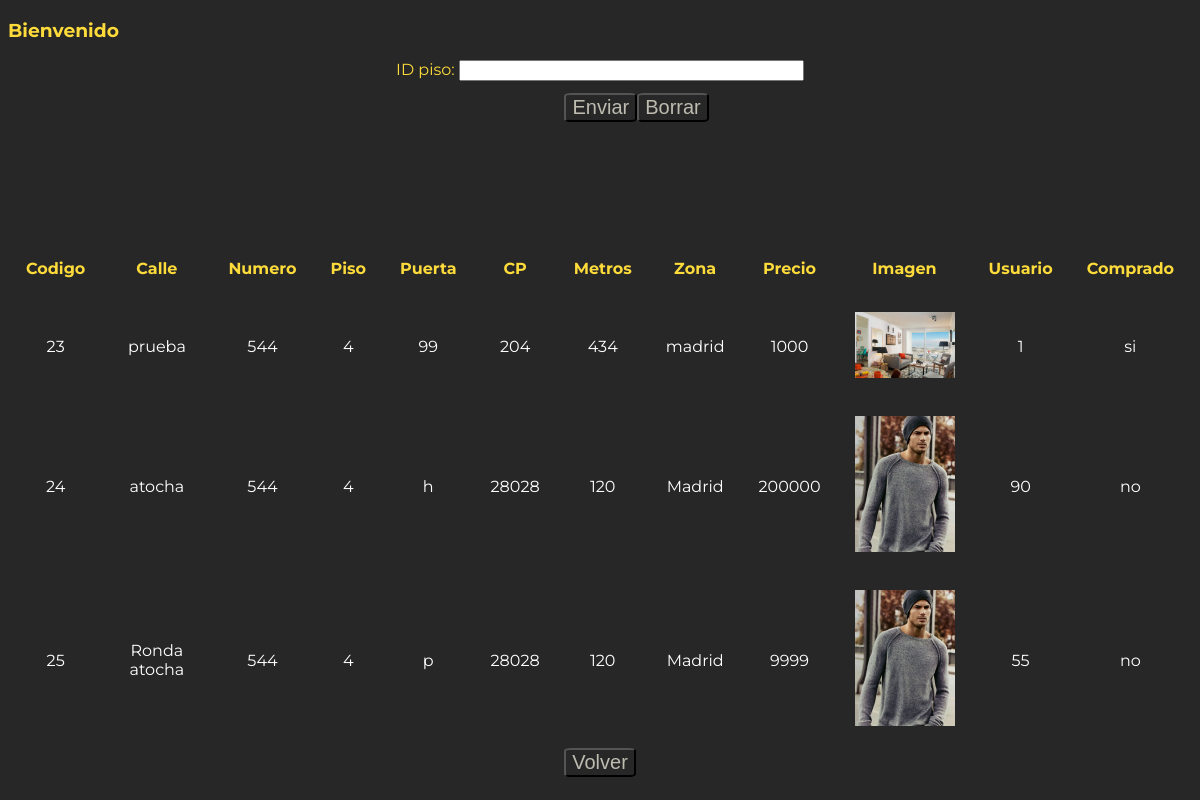
/modificar_piso.php, run on the app's committed database.
### tables this page shows
CREATE TABLE `pisos` (
  `Codigo_piso` int(11) NOT NULL AUTO_INCREMENT,
  `calle` varchar(40) NOT NULL,
  `numero` int(11) NOT NULL,
  `piso` int(11) NOT NULL,
  `puerta` varchar(5) NOT NULL,
  `cp` int(11) NOT NULL,
  `metros` int(11) NOT NULL,
  `zona` varchar(15) DEFAULT NULL,
  `precio` float NOT NULL,
  `imagen` varchar(100) NOT NULL,
  `usuario_id` int(11) DEFAULT NULL,
  `comprado` enum('si','no') DEFAULT NULL,
  PRIMARY KEY (`Codigo_piso`)
);

### modificar_piso.php (the view, shortened to what this page needs)
<?php
$user= $_SESSION["user"];
include "datos.php";
$conexion= mysqli_connect($dbhost,$dbuser,$dbpass,$dbname) or die ("Error al conectar a la BBDD");
$query="select * from pisos";
$consulta=mysqli_query($conexion,$query) or die ('Error en la consulta'.mysqli_error($conexion));
$nfilas=mysqli_num_rows($consulta);
?>
<!DOCTYPE html>
<html lang="en" >
<head>
  </head>
<body>
<h3><?php echo "Bienvenido ". $user?></h3>
    <table>
    <tr>
    <th>Codigo</th>
    <th>Calle</th>
    <th>Numero</th>
    <th>Piso</th>
    <th>Puerta</th>
    <th>CP</th>
    <th>Metros</th>
    <th>Zona</th>
    <th>Precio</th>
    <th>Imagen</th>
    <th>Usuario</th>
    <th>Comprado</th>
    </tr>
    <form action="modificar_piso2.php" method="get">
  <p>ID piso: <input type="text" name="id_piso" size="40"></p>
    <input type="submit" value="Enviar" class="boton_enviar"><input type="reset" value="Borrar" class="boton_borrar">
    </form>
</body>
</html>
<?php
if($nfilas>0){
  for ($i=0; $i <$nfilas; $i++) {
    $resultado = mysqli_fetch_array($consulta);
    print ('<tr>');
    echo '<td>'.$resultado['Codigo_piso'].'</td>';
    echo '<td>'.$resultado['calle'].'</td>';
    echo '<td>'.$resultado['numero'].'</td>';
    echo '<td>'.$resultado['piso'].'</td>';
    echo '<td>'.$resultado['puerta'].'</td>';
    echo '<td>'.$resultado['cp'].'</td>';
    echo '<td>'.$resultado['metros'].'</td>';
    echo '<td>'.$resultado['zona'].'</td>';
    echo '<td>'.$resultado['precio'].'</td>';
    echo "<td><img src='./img/".$resultado['imagen']."' width='100px'></td>";
    echo '<td>'.$resultado['usuario_id'].'</td>';
    echo '<td>'.$resultado['comprado'].'</td>';
    echo ' </tr>';
  }
    echo '<p><a href="indexadmin.php"><button>Volver</button></a></p>';
}
?>

### modificar_piso.php (style rules this page uses)
body { background: #272727; color: #fddb3a; font-family: "Montserrat", sans-serif; }
table { padding-top: 10%; margin: auto; }
th { padding: 1em; }
td { padding: 1em; text-align: center; color: white; }
p { margin: auto; text-align: center; }
button { border-radius: 10%; color: #bebcb0; background: #272727; font-size: 20px; }
input.boton_enviar { border-radius: 10%; color: #bebcb0; background: #272727; font-size: 20px; margin: auto; text-align: center; margin-left: 47%; margin-top: 1%; }
input.boton_borrar { border-radius: 10%; color: #bebcb0; background: #272727; font-size: 20px; margin: auto; text-align: center; }

### data on the page
pisos: Codigo_piso "23", calle "prueba", numero "544", piso "4", puerta "99", cp "204", metros "434", zona "madrid", precio "1000", imagen (picture), usuario "1", comprado "si"
pisos: Codigo_piso "24", calle "atocha", numero "544", piso "4", puerta "h", cp "28028", metros "120", zona "Madrid", precio "200000", imagen (picture), usuario "90", comprado "no"
pisos: Codigo_piso "25", calle "Ronda atocha", numero "544", piso "4", puerta "p", cp "28028", metros "120", zona "Madrid", precio "9999", imagen (picture), usuario "55", comprado "no"
